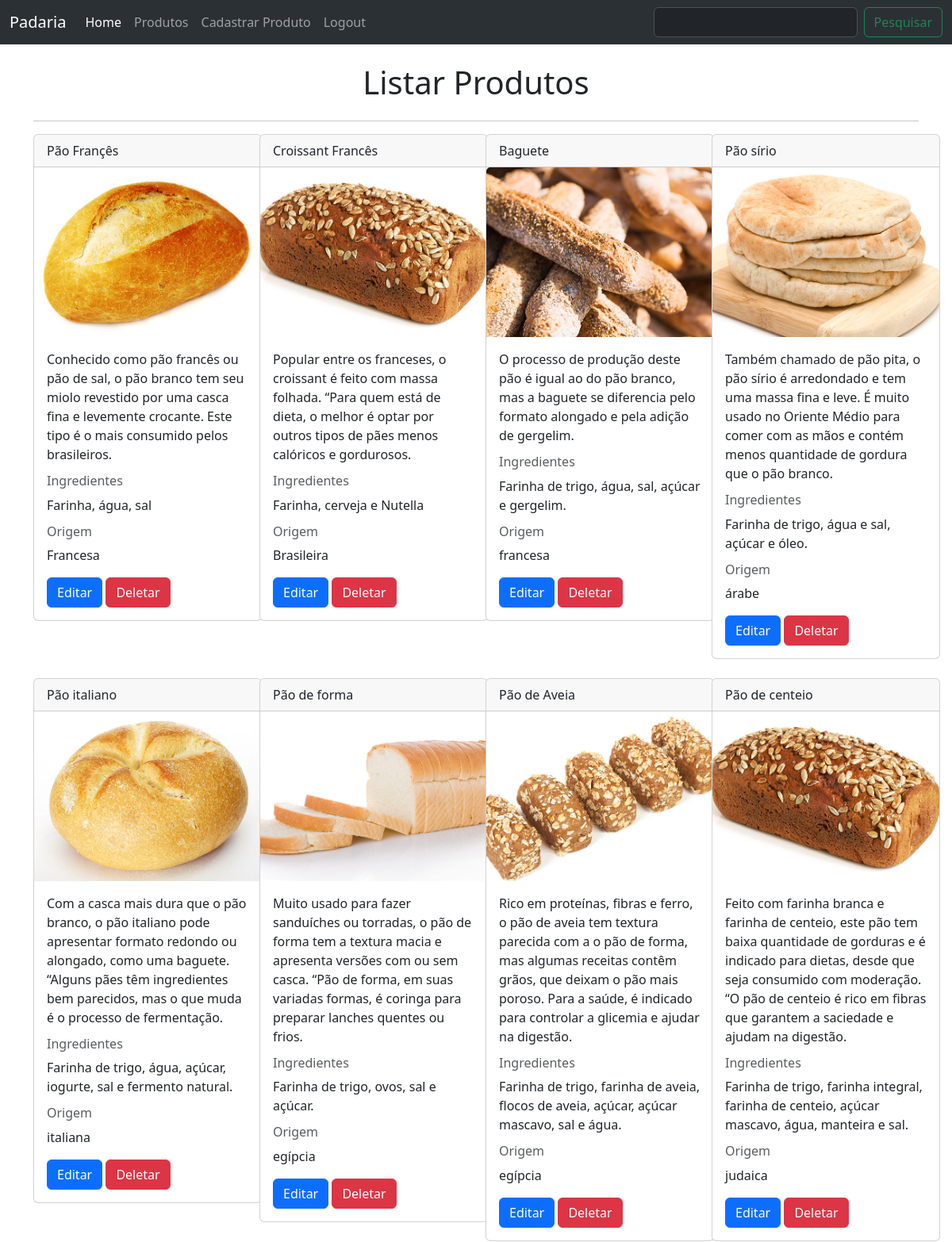
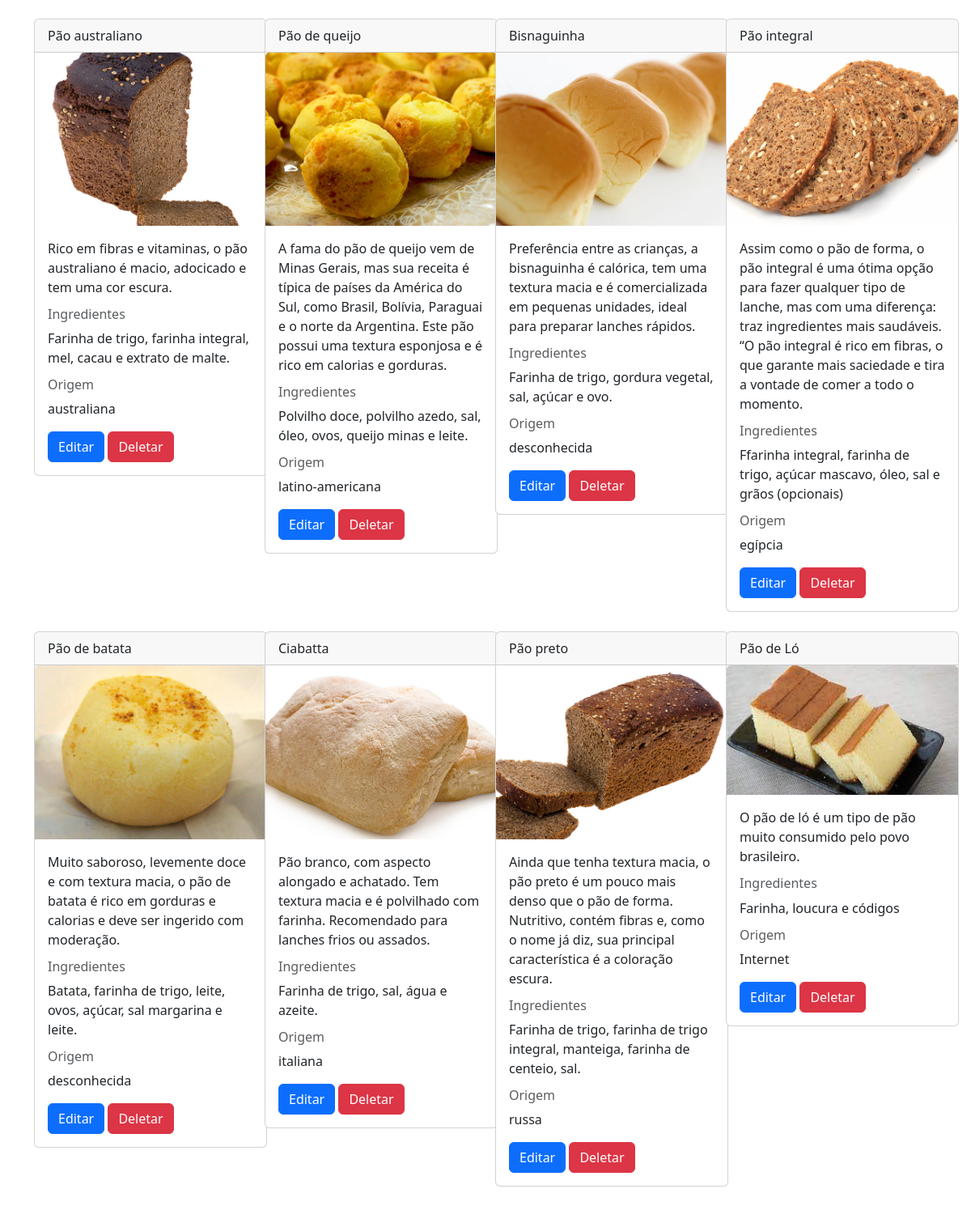
Page /listar_produtos on the committed database (2 pictures, top to bottom).
### app.py (models this page shows, shortened)
class Product(db.Model):
    __tablename__ = 'produto'
    id = db.Column(db.Integer, primary_key=True)
    nome = db.Column(db.String(100), nullable=False)
    descricao = db.Column(db.String(500))
    ingredientes = db.Column(db.String(500))
    origem = db.Column(db.String(100))
    imagem = db.Column(db.String(100))

### app.py (the view)
@app.route("/listar_produtos", methods=["GET", "POST"])
@login_required
def listar_produtos():
    if request.method == "POST":
        termo = request.form["pesquisa"]
        resultado = db.session.execute(db.select(Product).filter(Product.nome.like(f'%{termo}%'))).scalars()
        return render_template('produtos.html', produtos=resultado)
    else:
        produtos = db.session.execute(db.select(Product)).scalars()
        return render_template('produtos.html', produtos=produtos)

### templates/produtos.html
{% extends 'base.html' %}
{% block pesquisa %}
<form class="d-flex"
 role="search"
 action="{{url_for('listar_produtos')}}"
 method="post">
    <input class="form-control me-2" type="search" aria-label="Search" name="pesquisa">
    <button class="btn btn-outline-success" type="submit">Pesquisar</button>
</form>
{% endblock%}
{% block main %}
<div class="container">
  <br />
  <div class="d-flex justify-content-center">
    <h1>Listar Produtos</h1>
  </div>
  <hr />
  <div class="row">
    {% for produto in produtos %}
    <div class="col-md-3">
        <div class="card" style="width: 18rem">
            <div class="card-header">
                {{produto.nome}}
              </div>
            <img
              src="{{url_for('static', filename='imagens/' + produto.imagem)}}"
              class="card-img-top"
              alt="{{produto.nome}}"
            />
            <div class="card-body">
              <p class="card-text">{{produto.descricao}}</p>
              <h6 class="card-subtitle mb-2 text-body-secondary">Ingredientes</h6>
              <p>{{produto.ingredientes}}</p>
              <h6 class="card-subtitle mb-2 text-body-secondary">Origem</h6>
              <p>{{produto.origem}}</p>
              <a href="{{url_for('editar_produto', id=produto.id)}}" class="btn btn-primary">Editar</a>
              <a href="{{url_for('deletar_produto', id=produto.id)}}" onclick="return confirm('Deseja realmente deletar esse produto?')" class="btn btn-danger">Deletar</a>
            </div>
          </div>
          <br>
    </div>
    {% endfor %}
  </div>
</div>
{% endblock %}

### templates/base.html (shortened to what this page needs)
<!DOCTYPE html>
<html lang="pt-BR">
<head>
    <link href="https://cdn.jsdelivr.net/npm/bootstrap@5.3.1/dist/css/bootstrap.min.css" rel="stylesheet">
</head>
<body>
    <header>
        <nav class="navbar navbar-expand-lg bg-body-tertiary" data-bs-theme="dark">
            <div class="container-fluid">
              <a class="navbar-brand" href="#">Padaria</a>
              <div class="collapse navbar-collapse" id="navbarSupportedContent">
                <ul class="navbar-nav me-auto mb-2 mb-lg-0">
                  <li class="nav-item">
                    <a class="nav-link active" aria-current="page" href="{{url_for('home')}}">Home</a>
                  </li>
                  <li class="nav-item">
                    <a class="nav-link" href="{{url_for('listar_produtos')}}">Produtos</a>
                  </li>
                  <li class="nav-item">
                    <a class="nav-link" href="{{url_for('cadastrar_produto')}}">Cadastrar Produto</a>
                  </li>
                  <li>
                    <a class="nav-link" href="/logout">Logout</a>
                  </li>
                </ul>
                {% block pesquisa %}
                {% endblock %}
              </div>
            </div>
          </nav>
    </header>
    <main>
        {% block main %}
        {% endblock %}
    </main>
</body>
</html>

### rows in the picture
Product: nome "Pão Françês", imagem (picture), descricao "Conhecido como pão francês ou pão de sal, o pão branco tem seu miolo revestido por uma casca fina e levemente crocante. Este tipo é o mais consumido pelos brasileiros.", ingredientes "Farinha, água, sal", origem "Francesa"
Product: nome "Croissant Francês", imagem (picture), descricao "Popular entre os franceses, o croissant é feito com massa folhada. “Para quem está de dieta, o melhor é optar por outros tipos de pães menos calóricos e gordurosos.", ingredientes "Farinha, cerveja e Nutella", origem "Brasileira"
Product: nome "Baguete", imagem (picture), descricao "O processo de produção deste pão é igual ao do pão branco, mas a baguete se diferencia pelo formato alongado e pela adição de gergelim.", ingredientes "Farinha de trigo, água, sal, açúcar e gergelim.", origem "francesa"
Product: nome "Pão sírio", imagem (picture), descricao "Também chamado de pão pita, o pão sírio é arredondado e tem uma massa fina e leve. É muito usado no Oriente Médio para comer com as mãos e contém menos quantidade de gordura que o pão branco.", ingredientes "Farinha de trigo, água e sal, açúcar e óleo.", origem "árabe"
Product: nome "Pão italiano", imagem (picture), descricao "Com a casca mais dura que o pão branco, o pão italiano pode apresentar formato redondo ou alongado, como uma baguete. “Alguns pães têm ingredientes bem parecidos, mas o que muda é o processo de fermentação.", ingredientes "Farinha de trigo, água, açúcar, iogurte, sal e fermento natural.", origem "italiana"
Product: nome "Pão de forma", imagem (picture), descricao "Muito usado para fazer sanduíches ou torradas, o pão de forma tem a textura macia e apresenta versões com ou sem casca. “Pão de forma, em suas variadas formas, é coringa para preparar lanches quentes ou frios.", ingredientes "Farinha de trigo, ovos, sal e açúcar.", origem "egípcia"
Product: nome "Pão de Aveia", imagem (picture), descricao "Rico em proteínas, fibras e ferro, o pão de aveia tem textura parecida com a o pão de forma, mas algumas receitas contêm grãos, que deixam o pão mais poroso. Para a saúde, é indicado para controlar a glicemia e ajudar na digestão.", ingredientes "Farinha de trigo, farinha de aveia, flocos de aveia, açúcar, açúcar mascavo, sal e água.", origem "egípcia"
Product: nome "Pão de centeio", imagem (picture), descricao "Feito com farinha branca e farinha de centeio, este pão tem baixa quantidade de gorduras e é indicado para dietas, desde que seja consumido com moderação. “O pão de centeio é rico em fibras que garantem a saciedade e ajudam na digestão.", ingredientes "Farinha de trigo, farinha integral, farinha de centeio, açúcar mascavo, água, manteira e sal.", origem "judaica"
Product: nome "Pão australiano", imagem (picture), descricao "Rico em fibras e vitaminas, o pão australiano é macio, adocicado e tem uma cor escura.", ingredientes "Farinha de trigo, farinha integral, mel, cacau e extrato de malte.", origem "australiana"
Product: nome "Pão de queijo", imagem (picture), descricao "A fama do pão de queijo vem de Minas Gerais, mas sua receita é típica de países da América do Sul, como Brasil, Bolívia, Paraguai e o norte da Argentina. Este pão possui uma textura esponjosa e é rico em calorias e gorduras.", ingredientes "Polvilho doce, polvilho azedo, sal, óleo, ovos, queijo minas e leite.", origem "latino-americana"
Product: nome "Bisnaguinha", imagem (picture), descricao "Preferência entre as crianças, a bisnaguinha é calórica, tem uma textura macia e é comercializada em pequenas unidades, ideal para preparar lanches rápidos.", ingredientes "Farinha de trigo, gordura vegetal, sal, açúcar e ovo.", origem "desconhecida"
Product: nome "Pão integral", imagem (picture), descricao "Assim como o pão de forma, o pão integral é uma ótima opção para fazer qualquer tipo de lanche, mas com uma diferença: traz ingredientes mais saudáveis. “O pão integral é rico em fibras, o que garante mais saciedade e tira a vontade de comer a todo o momento.", ingredientes "Ffarinha integral, farinha de trigo, açúcar mascavo, óleo, sal e grãos (opcionais)", origem "egípcia"
Product: nome "Pão de batata", imagem (picture), descricao "Muito saboroso, levemente doce e com textura macia, o pão de batata é rico em gorduras e calorias e deve ser ingerido com moderação.", ingredientes "Batata, farinha de trigo, leite, ovos, açúcar, sal margarina e leite.", origem "desconhecida"
Product: nome "Ciabatta", imagem (picture), descricao "Pão branco, com aspecto alongado e achatado. Tem textura macia e é polvilhado com farinha. Recomendado para lanches frios ou assados.", ingredientes "Farinha de trigo, sal, água e azeite.", origem "italiana"
Product: nome "Pão preto", imagem (picture), descricao "Ainda que tenha textura macia, o pão preto é um pouco mais denso que o pão de forma. Nutritivo, contém fibras e, como o nome já diz, sua principal característica é a coloração escura.", ingredientes "Farinha de trigo, farinha de trigo integral, manteiga, farinha de centeio, sal.", origem "russa"
Product: nome "Pão de Ló", imagem (picture), descricao "O pão de ló é um tipo de pão muito consumido pelo povo brasileiro.", ingredientes "Farinha, loucura e códigos", origem "Internet"
